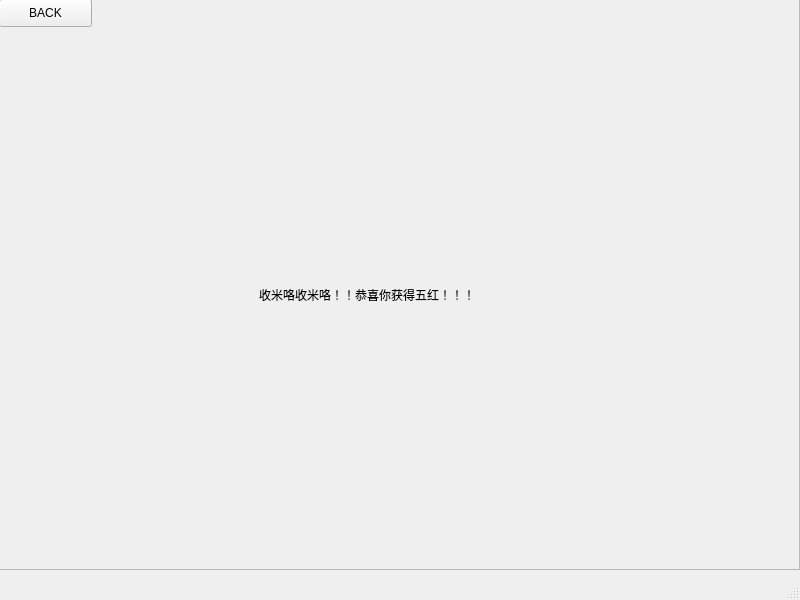
<?xml version="1.0" encoding="UTF-8"?>
<ui version="4.0">
 <class>wh</class>
 <widget class="QMainWindow" name="wh">
  <property name="geometry">
   <rect>
    <x>0</x>
    <y>0</y>
    <width>800</width>
    <height>600</height>
   </rect>
  </property>
  <property name="windowTitle">
   <string>MainWindow</string>
  </property>
  <widget class="QWidget" name="centralwidget">
   <widget class="QFrame" name="frame">
    <property name="geometry">
     <rect>
      <x>-1</x>
      <y>-1</y>
      <width>801</width>
      <height>571</height>
     </rect>
    </property>
    <property name="styleSheet">
     <string notr="true">#frame{

border-image:url(:/PHOTO/BOWL.png);
}</string>
    </property>
    <property name="frameShape">
     <enum>QFrame::StyledPanel</enum>
    </property>
    <property name="frameShadow">
     <enum>QFrame::Raised</enum>
    </property>
    <widget class="QLabel" name="label">
     <property name="geometry">
      <rect>
       <x>290</x>
       <y>-20</y>
       <width>281</width>
       <height>291</height>
      </rect>
     </property>
     <property name="text">
      <string>&lt;html&gt;&lt;head/&gt;&lt;body&gt;&lt;p&gt;&lt;img src=&quot;:/PHOTO/ALL.png&quot;/&gt;&lt;/p&gt;&lt;/body&gt;&lt;/html&gt;</string>
     </property>
    </widget>
    <widget class="QLabel" name="label_2">
     <property name="geometry">
      <rect>
       <x>590</x>
       <y>80</y>
       <width>201</width>
       <height>311</height>
      </rect>
     </property>
     <property name="text">
      <string>&lt;html&gt;&lt;head/&gt;&lt;body&gt;&lt;p&gt;&lt;img src=&quot;:/PHOTO/LBC.png&quot;/&gt;&lt;/p&gt;&lt;/body&gt;&lt;/html&gt;</string>
     </property>
    </widget>
    <widget class="QLabel" name="label_3">
     <property name="geometry">
      <rect>
       <x>0</x>
       <y>90</y>
       <width>261</width>
       <height>271</height>
      </rect>
     </property>
     <property name="text">
      <string>&lt;html&gt;&lt;head/&gt;&lt;body&gt;&lt;p&gt;&lt;img src=&quot;:/PHOTO/HJY.png&quot;/&gt;&lt;/p&gt;&lt;/body&gt;&lt;/html&gt;</string>
     </property>
    </widget>
    <widget class="QLabel" name="label_4">
     <property name="geometry">
      <rect>
       <x>260</x>
       <y>260</y>
       <width>301</width>
       <height>71</height>
      </rect>
     </property>
     <property name="text">
      <string>收米咯收米咯！！恭喜你获得五红！！！</string>
     </property>
    </widget>
    <widget class="QPushButton" name="pushButton">
     <property name="geometry">
      <rect>
       <x>0</x>
       <y>0</y>
       <width>93</width>
       <height>28</height>
      </rect>
     </property>
     <property name="text">
      <string>BACK</string>
     </property>
    </widget>
   </widget>
  </widget>
  <widget class="QMenuBar" name="menubar">
   <property name="geometry">
    <rect>
     <x>0</x>
     <y>0</y>
     <width>800</width>
     <height>26</height>
    </rect>
   </property>
  </widget>
  <widget class="QStatusBar" name="statusbar"/>
 </widget>
 <resources/>
 <connections/>
</ui>
